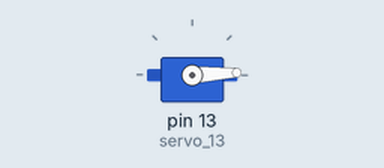
A sketch run on a simulated Arduino Uno, built with avr-gcc and run on an emulated ATmega328P. On the bench: servo.

Above: at 0.05 s.
At 0.9 s:
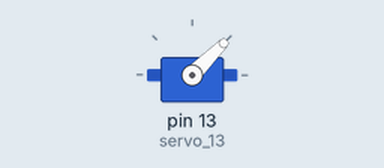
At 1.8 s:
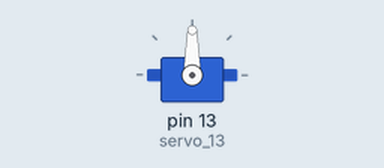
At 3.6 s:
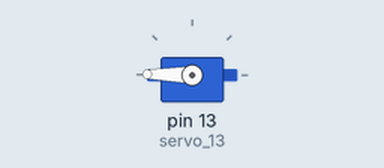
Timing chart, 0 to 8.3 s (numbered marks = the images above):
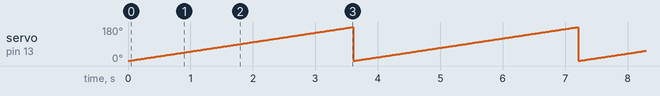

The sketch:

project1_1.ino
```cpp
// C++ code
//
#include <Servo.h>

int Position1 = 0;

int i = 0;

int j = 0;

Servo servo_13;

void setup()
{
  servo_13.attach(13, 500, 2500);
}

void loop()
{
  Position1 = 0;
  for (Position1 = 1; Position1 <= 179; Position1 += 1) {
    servo_13.write(Position1);
    delay(20); // Wait for 20 millisecond(s)
  }
  for (Position1 = 179; Position1 >= 0; Position1 -= 1) {
    servo_13.write(Position1);
  }
}
```

Measured:
- by itself, servo on pin 13 (servo_13): ramps from 1° to 179° and jumps back, once every 3.6 s
